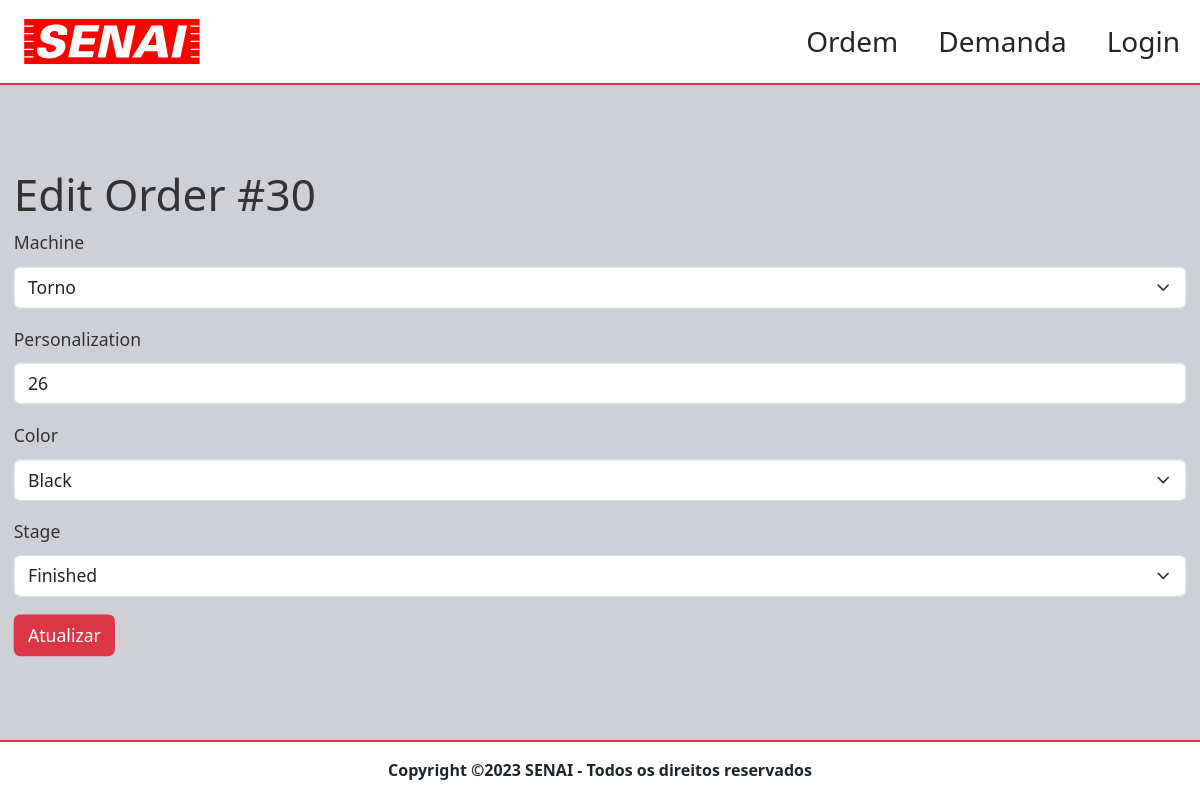
Screenshot of /order/30/edit/ (signed in) with the database file from the repository.
### core/models.py (models this page shows, shortened)
class Base(models.Model):
    create = models.DateTimeField(auto_now_add=True)
    modify = models.DateTimeField(auto_now_add=True)
    active = models.BooleanField(default=True)
    class Meta:
        abstract = True

class Order(Base):
    requester = models.ForeignKey(User, on_delete=models.SET('unknown'))
    machine = models.ForeignKey(Machine, on_delete=models.SET('unknown'))
    personalization = models.IntegerField()
    color = models.ForeignKey(Color, on_delete=models.SET('unknown'))
    STAGE_CHOICE = (('Required','Required'), ('Production','Production'), ('Finished','Finished'))
    stage = models.CharField(max_length=15, choices=STAGE_CHOICE, default=STAGE_CHOICE[0])
    finished = models.DateTimeField(blank=True, null=True)
    class Meta:
        verbose_name = 'Order'
        verbose_name_plural = 'Orders'

### core/views.py (the view, shortened to what this page needs)
# urls.py: path('order/<int:pk>/edit/', OrderEditView.as_view(), name='order_edit'),
class OrderEditView(UserPassesTestMixin, UpdateView):
    template_name = 'order_edit.html'
    form_class = OrderModelForm
    login_url = ('index')
    model = Order
    def get_context_data(self, **kwargs):
        context = super().get_context_data(**kwargs)
        context['order_id'] = self.kwargs['pk']
        return context
    def test_func(self):
        return self.request.user.is_authenticated

### core/forms.py
class OrderModelForm(forms.ModelForm):
    class Meta:
        model = Order
        fields = ['machine', 'personalization', 'color', 'stage']

### core/models.py (called while the page is built)
    def __str__(self) -> str:
        return self.name

    def __str__(self) -> str:
        return self.name

### core/templates/order_edit.html (shortened to what this page needs)
{% extends 'base.html' %}
{% load static %}
{% load bootstrap5 %}
{% block content %}
    <div class="caontainer div-margin">
        <h1>Edit Order #{{ order_id }}</h1>
        <form action="{% url 'order_edit' pk=order_id %}" method="post" class="form">
            {% bootstrap_form form %}
            {% buttons %}
                <button type="submit" class="btn btn-danger">Atualizar</button>
            {% endbuttons %}
        </form>
    </div>
{% endblock %}

### global/static/style/style.css (style rules this page uses)
body { height: 100%; width: 100%; margin: 0; padding: 0; background-color: #ffffff; color: #333333; line-height: 1.6; background-color: #ced0d6; }
.body-container { display: flex; flex-direction: column; min-height: 100vh; min-width: 100vh; }
.div-margin { margin: 25px; scale: 130%; }
@media (min-width: 992px) and (max-width: 1650px) { .div-margin { scale: 110%; } }

### rows the page displays
Order: machine "Torno", personalization "26", color "Black", stage "Finished"

### other values shown
{{ order_id }} "30"
